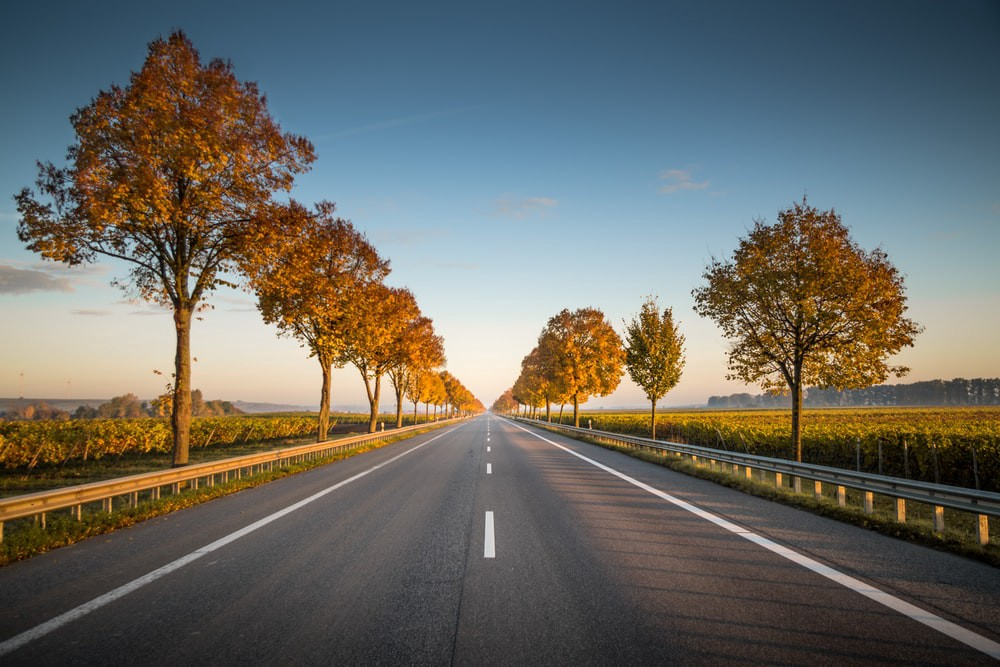
#> input picture Ray_code/Lane.jpg, 1000 x 667 px
$ python -i white_blance.py   (imports and definitions only)
#> lines starting #> are read from the running program, lines starting #| are printed output that depends on the picture
#> further down, picture is the input picture: shape (667, 1000, 3); mean B, G, R 99.1, 105.8, 106.5
import cv2
import numpy as np
import random

def white_balance_1(img):
    '''
    第一種簡單的求均值白平衡法
    :param img: cv2.imread讀取的圖片數據
    :return: 返回的白平衡結果圖片數據
    '''
    # 讀取圖像
    r, g, b = cv2.split(img)
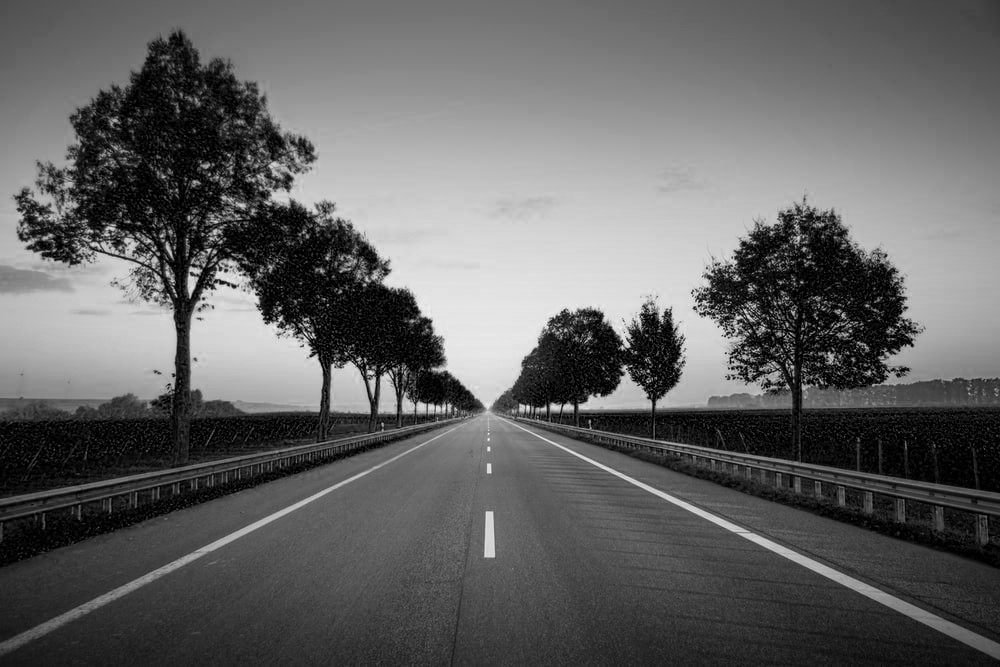
#> r: shape (667, 1000); min 0, max 250, mean 99.1
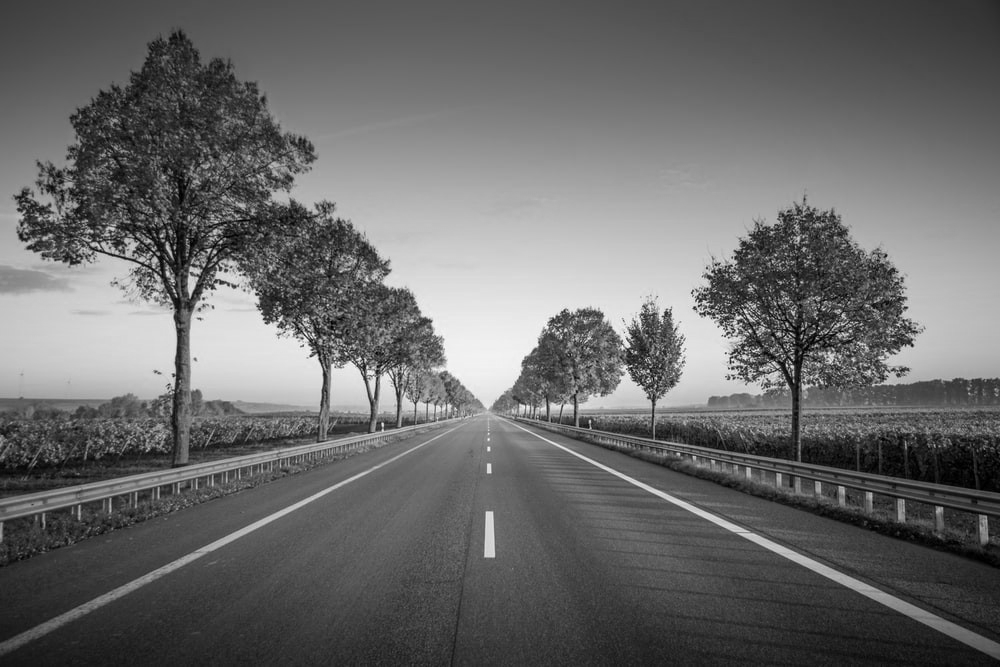
#> g: shape (667, 1000); min 0, max 252, mean 105.8
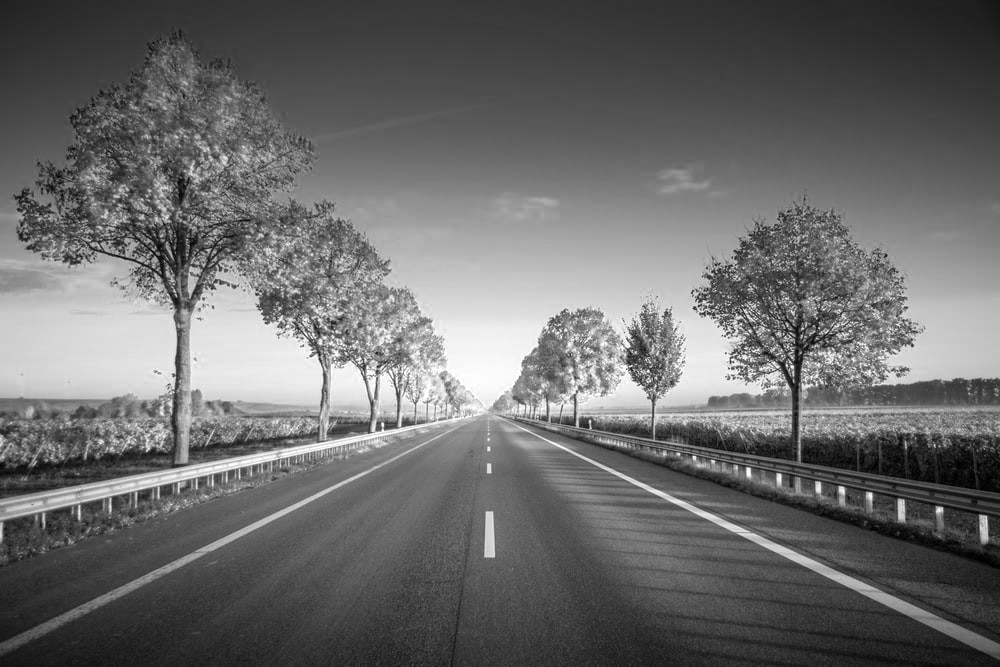
#> b: shape (667, 1000); min 0, max 255, mean 106.5
    r_avg = cv2.mean(r)[0]
#> r_avg = 99.11
    g_avg = cv2.mean(g)[0]
#> g_avg = 105.8
    b_avg = cv2.mean(b)[0]
#> b_avg = 106.5
    # 求各個通道所佔增益
    k = (r_avg + g_avg + b_avg) / 3
#> k = 103.8
    kr = k / r_avg
#> kr = 1.05
    kg = k / g_avg
#> kg = 0.981
    kb = k / b_avg
#> kb = 0.975
    r = cv2.addWeighted(src1=r, alpha=kr, src2=0, beta=0, gamma=0)
    g = cv2.addWeighted(src1=g, alpha=kg, src2=0, beta=0, gamma=0)
    b = cv2.addWeighted(src1=b, alpha=kb, src2=0, beta=0, gamma=0)
    balance_img = cv2.merge([b, g, r])
    return balance_img

# [294 lines left out: functions white_balance_2, white_balance_3, white_balance_4, white_balance_5, not called in this run]

'''
img : 原圖
img1：均值白平衡法
img2: 完美反射
img3: 灰度世界假設
img4: 基於圖像分析的偏色檢測及顏色校正方法
img5: 動態閾值算法
'''
# [17 lines of commented-out code are left out]

>>> import cv2
>>> picture = cv2.imread('../Lane.jpg')
>>> result = white_balance_1(picture)

$ run again, on Ray_code/Ray_code0.jpg
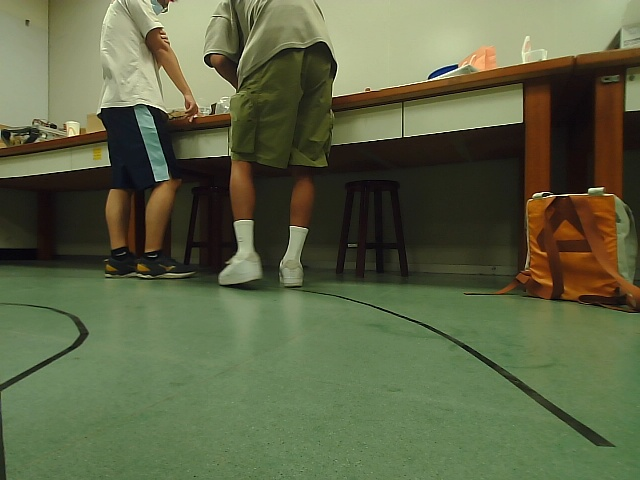
#> input picture Ray_code/Ray_code0.jpg, 640 x 480 px
#> picture is the input picture: shape (480, 640, 3); mean B, G, R 69.4, 100.7, 93.5
#> in white_balance_1, `r, g, b = cv2.split(img)`:
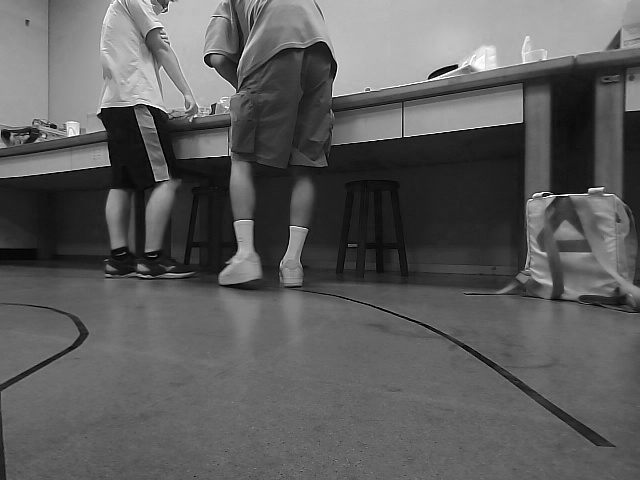
#> b: shape (480, 640); min 0, max 255, mean 93.5
#> r_avg = 69.44
#> g_avg = 100.7
#> b_avg = 93.5
#> k = 87.87
#> kr = 1.27
#> kg = 0.873
#> kb = 0.94
#> in white_balance_1, `balance_img = cv2.merge([b, g, r])`:
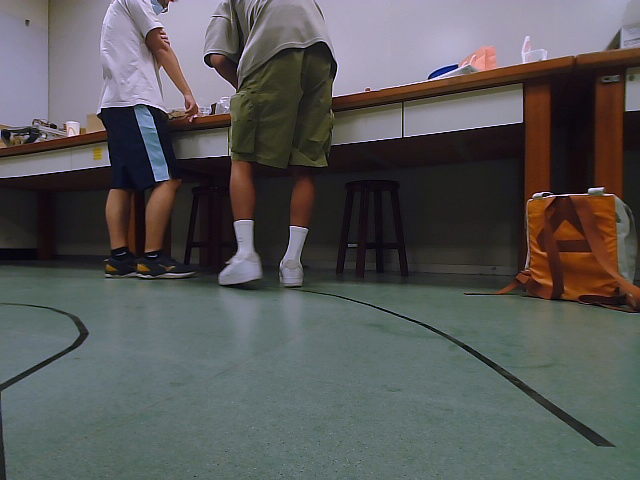
#> balance_img: shape (480, 640, 3); mean R, G, B 87.9, 87.9, 87.8

$ run again, on Ray_code/Ray_code1.jpg
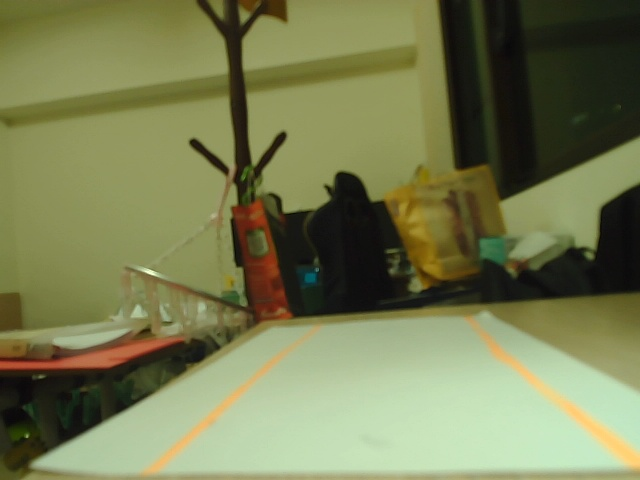
#> input picture Ray_code/Ray_code1.jpg, 640 x 480 px
#> picture is the input picture: shape (480, 640, 3); mean B, G, R 82.6, 124.2, 119.5
#> in white_balance_1, `r, g, b = cv2.split(img)`:
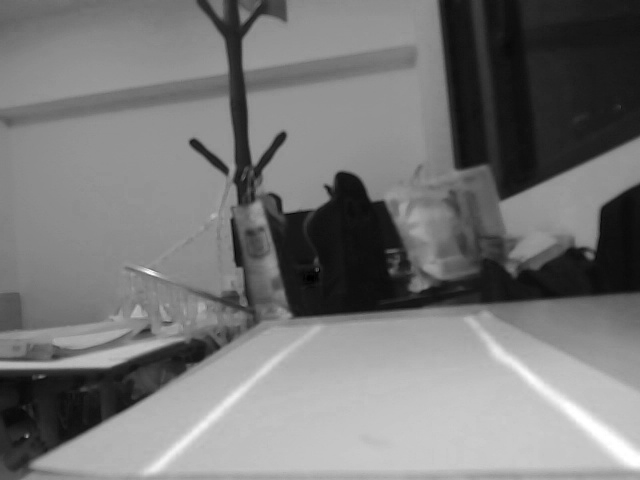
#> b: shape (480, 640); min 0, max 255, mean 119.5
#> r_avg = 82.57
#> g_avg = 124.2
#> b_avg = 119.5
#> k = 108.7
#> kr = 1.32
#> kg = 0.876
#> kb = 0.91
#> in white_balance_1, `balance_img = cv2.merge([b, g, r])`:
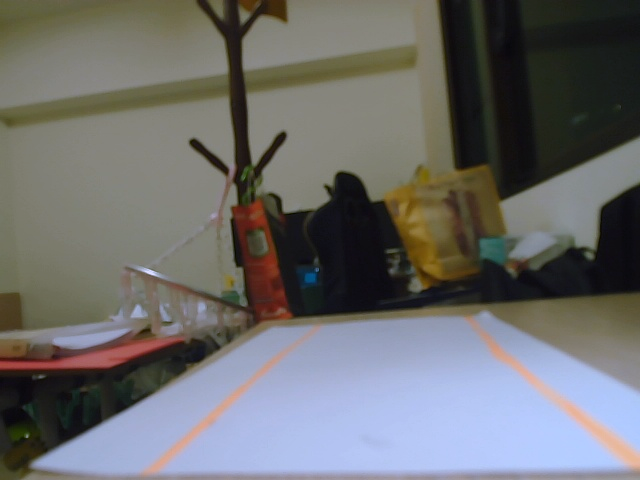
#> balance_img: shape (480, 640, 3); mean R, G, B 108.8, 108.7, 108.7
